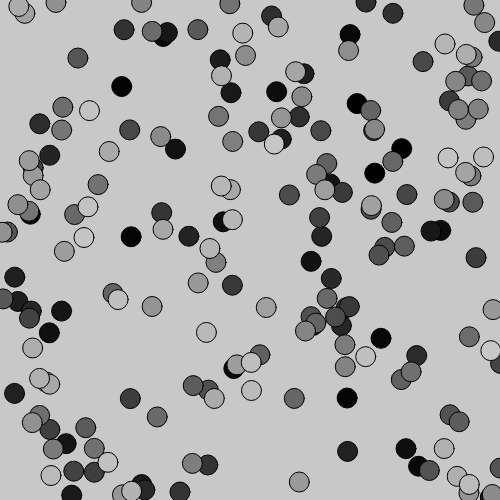
Frame 1 (no input)
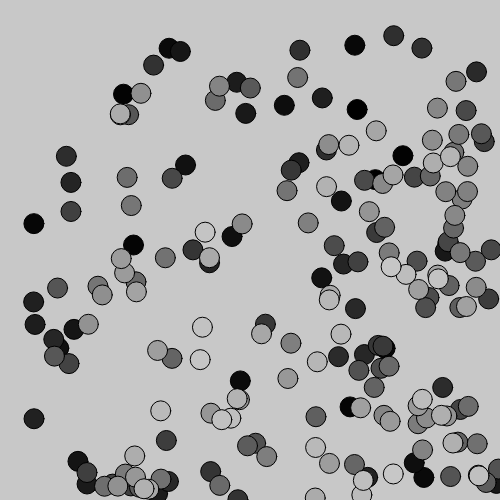
Frame 60 (no input)
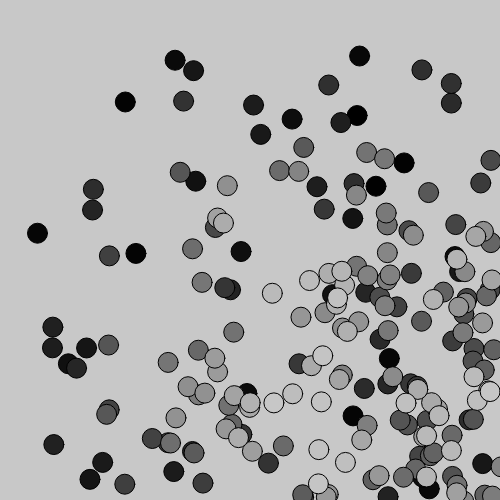
Frame 120 (the mouse pressed at the canvas centre since frame 60)

The p5.js sketch that drew these frames (run headless with seeded random() and noise() and a simulated clock; from frame 60 on, the mouse is pressed at the canvas centre):

// p5.js sketch
// ── sketch.js
var balls = [];

function setup() {
  createCanvas (500, 500);
  for (var i = 0; i < 200; i++) {
    var ii = i * 0.01;
      balls[i] = new BouncingBall(random(width),
                              random(height),
                              20,
                              ii,
                              ii + 0.1,
                              i);
  }
}



function draw() {
  background(200);
  for (var i = 0; i < 200; i++) {
    balls[i].move();
    balls[i].display();
    balls[i].bounce();
  }
}

// ── BouncingBall.js
class BouncingBall {
  constructor(x, y, size, speedX, speedY, color) {
    this.x = x;
    this.y = y;
    this.size = size;
    this.speedX = speedX;
    this.speedY = speedY;
    this.color = color;
  }

  move() {
    this.x += this.speedX;
    this.y += this.speedY;
  }

  display() {
    fill(this.color);
    ellipse(this.x, this.y, this.size, this.size);
  }

  bounce() {
    if (this.x < 0 || this.x > width) {
      this.speedX *= -1;
    }

    if (this.y < 0 || this.y > height) {
      this.speedY *= -1;
    }
  }
}
